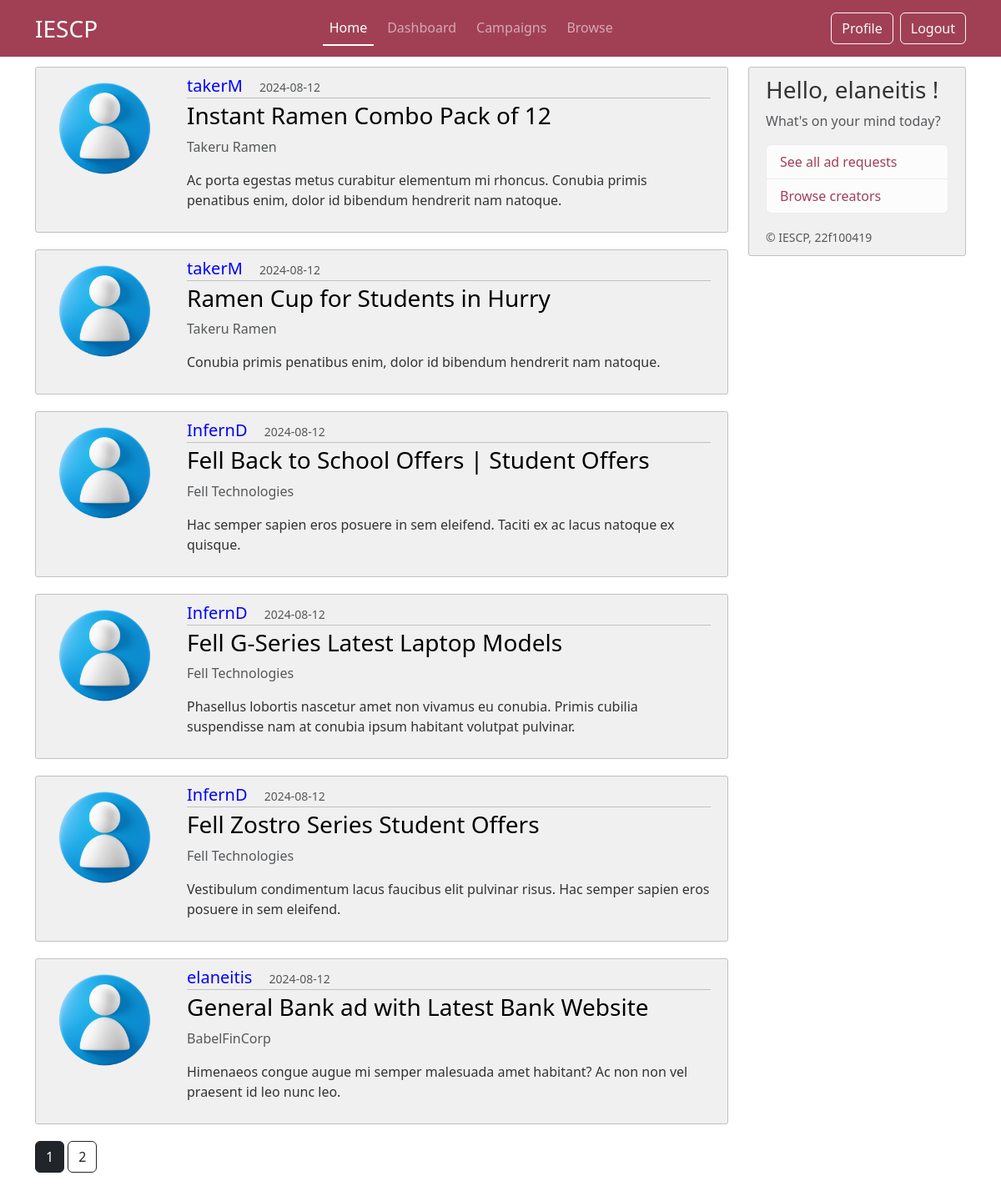
Screenshot of /home (signed in) with the database file from the repository.
### iescp/models.py (models this page shows, shortened)
class Post(db.Model):
     id = db.Column(db.Integer, primary_key=True)
     title = db.Column(db.String(100), nullable =False)
     date_posted = db.Column(db.DateTime, nullable =False, default =datetime.now(timezone.utc))
     description = db.Column(db.Text, nullable =False)
     budget = db.Column(db.String(20), nullable =False)
     industry = db.Column(db.String(20), nullable =False)
     end_date = db.Column(db.DateTime, nullable =False)
     user_id = db.Column(db.Integer,db.ForeignKey('sponsor.id'),nullable= False)
     status = db.Column(db.String(20), nullable=False, default='Public')
     author = db.relationship('Sponsor', backref='posts', lazy=True)
     flag = db.Column(db.String(5), nullable=False, default='No') # flag for admin

class CommonUser(db.Model,UserMixin):
     __tablename__ = 'commonuser'
     id = db.Column(db.Integer, primary_key=True)
     role = db.Column(db.String(25), nullable=False) # sponsor or creator
     username = db.Column(db.String(16), unique=True, nullable =False)
     password = db.Column(db.String(60), nullable =False)
     email = db.Column(db.String(50), unique=True, nullable =False)
     firstname = db.Column(db.String(50), nullable=False)
     lastname = db.Column(db.String(50), nullable=False)
     profile_pic = db.Column(db.String(16), nullable =False, default='default.jpg')
     status = db.Column(db.String(12), nullable= False, default='Public') #public or private profile for browse page
     flag = db.Column(db.String(5), nullable=False, default='No') # flag for admin
     phone_no = db.Column(db.String(16), nullable = False)

class Sponsor(db.Model, UserMixin):
     __tablename__ = 'sponsor'
     id = db.Column(db.Integer, primary_key=True)
     company = db.Column(db.String(50), nullable = False)
     industry = db.Column(db.String(50), nullable=False)
     website= db.Column(db.String(120), nullable=False)
     company_address = db.Column(db.Text, nullable=False)
     common_id = db.Column(db.Integer, db.ForeignKey('commonuser.id'), nullable = False)
     common_user = db.relationship('CommonUser', backref='sponsor', uselist=False)

### iescp/routes.py (the view)
@app.route("/home")
@login_required
def home():
     page = request.args.get('page',default=1,type=int)
     posts = Post.query.filter_by(status="Public").order_by(Post.date_posted.desc()).paginate(page=page, per_page=6)
     return render_template('index.html', title="Home" ,ads_posts= posts)

### iescp/models.py (called while the page is built)
@login_manager.user_loader
def load_user(user_id):
     return CommonUser.query.get(int(user_id))

### iescp/templates/index.html
{% extends "layout.html" %}
{% block content %}
        {% for post in ads_posts.items %}
            <article class="d-flex content-section">
                <div class="flex-shrink-0">
                    <img src="{{ url_for('static', filename='images/profile_pics/'+ post.author.common_user.profile_pic) }}" alt="{{post.author.common_user.username}}'s profile image" class="rounded-circle account-img">
                </div>
                <div class="flex-grow-1 ms-3">
                    <div class="article-metadata justify-content-between">
                        <a class="h5" href="{{ url_for('sponsor_view',username=post.author.common_user.username) }}" style="margin-right: 1rem;"> {{ post.author.common_user.username }}</a>
                        <small class="text-muted"> {{ post.date_posted.strftime('%Y-%m-%d') }}</small>
                    </div>
                    <h3><a class="article-title h3" href="{{ url_for('post',post_id=post.id)}}"> {{ post.title }} </a></h3>
                    <p class="text-muted">{{ post.author.company }}</p>
                    <p class="article-content"> {{ post.description }} </p>
                </div>
            </article>
        {% endfor %}
        {% for page_num in ads_posts.iter_pages(left_edge=1, right_edge=1, left_current=1, right_current=2) %}
            {% if page_num %}
                {% if ads_posts.page == page_num %}
                    <a class="btn btn-dark mb-3" href="{{ url_for('home', page=page_num) }}"> {{ page_num }}</a>
                {% else %}
                    <a class="btn btn-outline-dark mb-3" href="{{ url_for('home', page=page_num) }}"> {{ page_num }}</a>
                {% endif %}
            {% else %}
                ...
            {% endif %}
        {% endfor %}
{% endblock content %}

### iescp/templates/layout.html (shortened to what this page needs)
<!DOCTYPE html>
<html>
    <head>
        <link href="https://cdn.jsdelivr.net/npm/bootstrap@5.3.3/dist/css/bootstrap.min.css" rel="stylesheet">
        <link rel="stylesheet" type="text/css" href="{{ url_for('static', filename='css/layout.css') }}">
    </head>
    <body>
        {% if current_user.email!='admin@admin.com'%}
        <header class="site-header">
            <nav class="navbar navbar-expand-md fixed-top" data-bs-theme="dark">
                <div class="container">
                    <a class="navbar-brand fs-3" href="{{ url_for('home') }}" >IESCP</a>
                    <div class="collapse navbar-collapse" id="navbarSupportedContent">
                        <ul class="navbar-nav nav-underline ms-auto mb-2 mb-lg-0 gap-2">
                            <li class="nav-item">
                                <a class="nav-link {{ 'active' if request.endpoint == 'home' }}" aria-current="page" href="{{ url_for('home') }}"> Home </a>
                            </li>
                            <li class="nav-item">
                                <a class="nav-link {{ 'active' if request.endpoint == 'dashboard' }}" href="{{ url_for('dashboard') }}"> Dashboard </a>
                            </li>
                            <li class="nav-item">
                                <a class="nav-link {{ 'active' if request.endpoint == 'campaign' }}" href="{{ url_for('campaign') }}"> Campaigns </a>
                            </li>
                            <li class="nav-item">
                                <a class="nav-link {{ 'active' if request.endpoint == 'browse' }}" href="{{ url_for('browse') }}"> Browse </a>
                            </li>
                        </ul>
                        <ul class="navbar-nav ms-auto mb-2 mb-lg-0 gap-2">
                            <li class="nav-item">
                                {% if current_user.role=='Sponsor' %}
                                    <a class="btn btn-outline-light" href="{{url_for('sponsor_profile')}}"> Profile </a>
                                {% endif %}
                            </li>
                            <li class="nav-item">
                                <a class="btn btn-outline-light" href="{{ url_for('logout') }}"> Logout </a>
                            </li>
                        </ul>
                    </div>
            </nav>
        </header>
        <main role="main" class="container">
            <div class="row">
                <div class="col-md-9">
                    {% block content %} {% endblock %}
                </div>
                <div class="col-md-3">
                    <div class="content-section sticky-top">
                        <h3> Hello, {{ current_user.username }} ! </h3>
                        <p class='text-muted'> What's on your mind today?
                        <ul class="list-group">
                            {% if current_user.role == "Sponsor" %}
                            <li class="list-group-item list-group-item-action list-group-item-light"> <a href="{{ url_for('sponsor_adreq_list') }}"> See all ad requests </a> </li>
                            <li class="list-group-item list-group-item-action list-group-item-light"> <a href="{{ url_for('browse') }}"> Browse creators </a> </li>
                            {% endif %}
                        </ul>
                        </p>
                        <small class="text-muted">&copy; IESCP, 22f100419</small>
                    </div>
                </div>
            </div>
        </main>
        {% endif %}
    </body>
</html>

### iescp/static/css/layout.css (style rules this page uses)
.navbar { background-color: #a14055; }
.sticky-top { top: 80px; }
body { background: #fff; color: #333333; margin-top: 5rem; height: 100vh; }
body::before { content: ''; position: fixed; top: 0; left: 0; width: 100%; height: 100%; background-image: url('../images/layout-bg-2.png'); background-size: cover; background-repeat: no-repeat; background-position: center; background-attachment: fixed; opacity: 0.3; z-index: -1; }
.site-header .navbar-nav .nav-link.active { font-weight: 500; }
.content-section { background: #f0f0f0; padding: 10px 20px; border: 1px solid #c1c1c1; border-radius: 3px; margin-bottom: 20px; }
a { text-decoration: none; }
.article-title { color: #000; }
.article-content { white-space: pre-line; }
.article-metadata { padding-bottom: 1px; margin-bottom: 4px; color: blue; text-decoration: none; border-bottom: 1px solid #c1c1c1; }
.account-img { height: 125px; width: 125px; margin-right: 20px; margin-bottom: 16px; }
.list-group a { color: #a14055; }

### rows the page displays
Post: profile_pic (placeholder picture), author.common_user.username "takerM", date_posted "2024-08-12", title "Instant Ramen Combo Pack of 12", author.company "Takeru Ramen", description "Ac porta egestas metus curabitur elementum mi rhoncus. Conubia primis penatibus enim, dolor id bibendum hendrerit nam natoque."
Post: profile_pic (placeholder picture), author.common_user.username "takerM", date_posted "2024-08-12", title "Ramen Cup for Students in Hurry", author.company "Takeru Ramen", description "Conubia primis penatibus enim, dolor id bibendum hendrerit nam natoque."
Post: profile_pic (placeholder picture), author.common_user.username "InfernD", date_posted "2024-08-12", title "Fell Back to School Offers | Student Offers", author.company "Fell Technologies", description "Hac semper sapien eros posuere in sem eleifend. Taciti ex ac lacus natoque ex quisque."
Post: profile_pic (placeholder picture), author.common_user.username "InfernD", date_posted "2024-08-12", title "Fell G-Series Latest Laptop Models", author.company "Fell Technologies", description "Phasellus lobortis nascetur amet non vivamus eu conubia. Primis cubilia suspendisse nam at conubia ipsum habitant volutpat pulvinar."
Post: profile_pic (placeholder picture), author.common_user.username "InfernD", date_posted "2024-08-12", title "Fell Zostro Series Student Offers", author.company "Fell Technologies", description "Vestibulum condimentum lacus faucibus elit pulvinar risus. Hac semper sapien eros posuere in sem eleifend."
Post: profile_pic (placeholder picture), author.common_user.username "elaneitis", date_posted "2024-08-12", title "General Bank ad with Latest Bank Website", author.company "BabelFinCorp", description "Himenaeos congue augue mi semper malesuada amet habitant? Ac non non vel praesent id leo nunc leo."
CommonUser: username "elaneitis"

### other values shown
{{ page_num }} "1"
{{ page_num }} "2"
